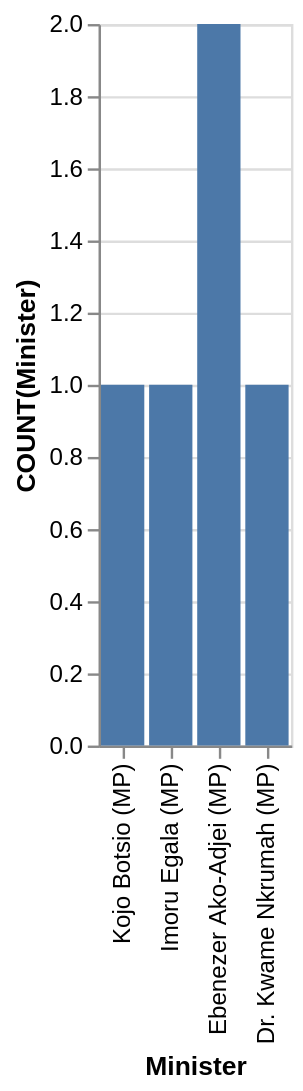

Write the Vega-Lite specification saved for this chart.
### Vega-Lite specification from a JSON file in a GitHub repository (floating-point values rounded to 4 significant figures)
{"data": {"values": [{"x_data": "Dr. Kwame Nkrumah (MP)", "y_data": 1}, {"x_data": "Ebenezer Ako-Adjei (MP)", "y_data": 2}, {"x_data": "Imoru Egala (MP)", "y_data": 1}, {"x_data": "Kojo Botsio (MP)", "y_data": 1}]}, "mark": "bar", "encoding": {"x": {"field": "x_data", "type": "nominal", "title": "Minister", "sort": "descending"}, "y": {"field": "y_data", "type": "quantitative", "title": "COUNT(Minister)"}}}
